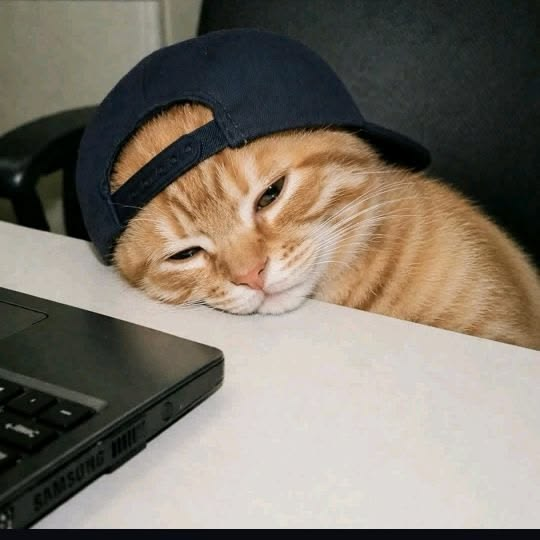
#> input picture assets/wallpaper_exploit.jpg, 540 x 540 px
$ python -i make_bg.py   (imports and definitions only)
#> lines starting #> are read from the running program, lines starting #| are printed output that depends on the picture
### app.py
"""app.py — time_is_money 打工人实时薪资钟 tkinter UI（v5 极简数显 · 方向A）。

- 视觉：纯色渐变底（无壁纸、无烘焙面板），Canvas 全绘制。标题行：日期状态（左）
  + ◐ 主题切换 / ⚙ 设置图标（右），主区超大等宽数字（整数/小数分字号），
  今日进度条把上班时间流逝可视化，底部三栏统计 + 细分隔线；
- 双主题：dark 暗夜极简（默认）/ light 清晨亮色，共享一套布局与组件结构；
  加班期切换红色警报调色板（压榨金额 + 加班时长条 + 结束加班按钮）；
- 无 Pillow 依赖：窗口任意拖拽缩放，布局按比例即时重排，渐变底逐帧重画；
  窗口圆角经 SetWindowRgn 裁剪（Win10/11 均可用）；
- 操作入口：⚙ 打开设置弹窗，◐ 切换主题，右键菜单含 主题 / 标记今天 / 设置；
- 月薪为机密：设置弹窗中默认以 • 掩码显示，可勾选「显示」临时查看；
- 休假两种模式：weekend=固定周末公休；free=周末照常上班。两种模式均可用
  设置日历或右键菜单「标记今天」按日标记调休/请假（调休重算秒薪，请假扣日薪）；
- 上班开始/结束用 Spinbox 时间选择控件（只读+循环滚动），非手输框；
- 单实例互斥体防多开；
- DPI 感知（SetProcessDpiAwareness）：125%/150% 系统缩放下按物理像素渲染，
  不再被 DWM 位图拉伸发虚；窗口尺寸/圆角按 scale 放大，字号按逻辑宽度取 pt，
  任意缩放下与 100% 的版式比例一致。

约束沿袭：单窗口单线程，全部刷新由 root.after(1000) 单循环驱动（R1）；
每 tick 用真实当前时刻重算（A10/R2）；tick 异常兜底（A11/R5）；公式一律调 money 纯函数；
config.json 固定位于本脚本目录、与 CWD 无关（A12）。

tag 契约：_render 与 _update_display/_set_status 依赖的 tag 名严格一致——
date / cap / amt_int / amt_dec / cd / fill / mark_c / sv0..sv2
（mark_l/mark_r 仅 render 静态写；缺失 = 静默冻结在初始文本）。
"""

import ctypes
import ctypes.wintypes
import json
import math
import os
import tkinter as tk
import tkinter.font as tkfont
import tkinter.messagebox
import winsound
from datetime import datetime

import money

# config schema 默认值（缺失 config 时进设置弹窗待保存）；旧版 config 自动补新字段
DEFAULT_CONFIG = {
    "monthly_salary": 10000.0,
    "work_start": "09:00",
    "work_end": "18:00",
    "holiday_mode": "weekend",  # weekend=固定周末公休 | free=自由假期
    "leaves": {                 # 分模式当月休假：{模式: {ISO 日期: "调休"/"请假"}}，互不影响
        "weekend": {},
        "free": {},
    },
    "payday": 15,
    "theme": "dark",
    "last_asked_date": "",
}

CONFIG_FILENAME = "config.json"
TICK_MS = 1000
_TICK_ERROR = "刷新异常：数据可能停更，请检查设置或重启程序"

# ---- 窗口与布局 ----
DEFAULT_WIN_W, DEFAULT_WIN_H = 348, 452
MIN_WIN_W, MIN_WIN_H = 300, 400

MODE_LABELS = {"weekend": "固定周末公休", "free": "自由假期（当月任选）"}

# 加班时长进度条满格刻度（4 小时）
OVERTIME_BAR_SECONDS = 4 * 3600


def compute_layout(w: int, h: int) -> dict:
    """按窗口尺寸比例计算全部绘制位置（比例沿用 v5 设计稿版式，
    并把日期行合并进标题行——系统标题栏已占用窗口顶端，画布内不再重复应用名）。"""
    m = max(14, int(w * 0.063))  # 左右边距（348 宽 ≈ 22px）
    span = w - 2 * m
    track_y = int(h * 0.735)
    return {
        "margin": m,
        "date": (m, int(h * 0.058)),                    # 日期/状态行（anchor w，标题行左）
        "icon_theme": (w - m - int(m * 1.4), int(h * 0.058)),  # ◐（anchor e）
        "icon_gear": (w - m, int(h * 0.058)),           # ⚙（anchor e）
        "cap": (w // 2, int(h * 0.300)),                # 主数字标题
        "amount": (w // 2, int(h * 0.418)),             # 主数字（int anchor e / dec anchor w）
        "cd": (w // 2, int(h * 0.538)),                 # 倒计时/副文案
        "btn": (w // 2, int(h * 0.622)),                # 结束加班按钮（仅压榨模式）
        "track": (m, track_y, w - m, track_y + 4),      # 进度条轨道
        "marks": track_y + 16,                          # 进度条刻度行 y
        "sep": int(h * 0.852),                          # 统计区分隔线 y
        "stat_xs": (m + span // 6, w // 2, w - m - span // 6),
        "stat_label_y": int(h * 0.885),
        "stat_value_y": int(h * 0.932),
    }


# 主题 = 完整外观 token。bg0/bg1 渐变端点；accent 主数字/进度条；
# dlg_*/field_*/btn_* 供设置与询问弹窗使用（弹窗不随压榨模式变色）。
THEMES = {
    "dark": {
        "label": "暗夜极简",
        "bg0": "#0E0F13", "bg1": "#171A21",
        "accent": "#7DB8FF", "ink": "#F5F5F7",
        "label_ink": "#9698A3", "faint": "#5C5F6A", "line": "#262A33",
        "dlg_bg": "#1C1E24", "field_bg": "#26282F", "field_fg": "#F5F5F7",
        "btn_bg": "#7DB8FF", "btn_fg": "#0F1216",
        "btn_active": "#99C6FF", "btn2_bg": "#2E3138", "btn2_fg": "#F5F5F7",
        "err": "#FF6B6B",
        "menu_bg": "#1C1E24", "menu_fg": "#F5F5F7",
        "menu_active_bg": "#7DB8FF", "menu_active_fg": "#0F1216",
        "menu_disabled": "#6B6E78",
    },
    "light": {
        "label": "清晨亮色",
        "bg0": "#F5F5F7", "bg1": "#FFFFFF",
        "accent": "#0A84FF", "ink": "#1D1D1F",
        "label_ink": "#6E6E73", "faint": "#AEAEB2", "line": "#E3E3E8",
        "dlg_bg": "#F5F5F7", "field_bg": "#FFFFFF", "field_fg": "#1D1D1F",
        "btn_bg": "#0A84FF", "btn_fg": "#FFFFFF",
        "btn_active": "#3395FF", "btn2_bg": "#E9E9EB", "btn2_fg": "#1D1D1F",
        "err": "#E02D2D",
        "menu_bg": "#F5F5F7", "menu_fg": "#1D1D1F",
        "menu_active_bg": "#0A84FF", "menu_active_fg": "#FFFFFF",
        "menu_disabled": "#B0B0B5",
    },
}
# 旧主题键 → 新变体观感最接近者（读取时迁移；运行期 _theme_key 不再映射）
LEGACY_THEME = {"midnight": "dark", "paper": "light", "glass": "light",
                "mint": "light", "amber": "light", "sky": "light"}

# 加班红色警报调色板（仅主画布渲染用；弹窗仍走主题 token）
ALERT_PALETTE = {
    "bg0": "#160B0C", "bg1": "#1D0F10",
    "accent": "#FF5252", "ink": "#F5F5F7",
    "label_ink": "#A98A8A", "faint": "#6E4A4A", "line": "#3A2224",
}

FONT_APP = ("Microsoft YaHei UI", 10)
FONT_APP_SMALL = ("Microsoft YaHei UI", 9)


# [5 lines left out: function _mix_hex, not called in this run]


# ---------------------------------------------------------------------------
# config.json 持久化（A12 / R4）
# ---------------------------------------------------------------------------

def config_path() -> str:
    """config.json 固定与 app.py 同目录，与 CWD 无关。"""
    return os.path.join(os.path.dirname(os.path.abspath(__file__)), CONFIG_FILENAME)


# [69 lines left out: functions load_config, save_config, not called in this run]


# ---------------------------------------------------------------------------
# 主窗口
# ---------------------------------------------------------------------------

class PayClockApp:
    """自绘标题栏 + 实时收入主界面 + 设置弹窗 + 下班询问 + 红色压榨模式。"""

    # [143 lines left out: functions __init__, _build_ui, _apply_window_chrome, _mark_today, _unmark_today, _theme_key, not called in this run]

    def _tokens(self) -> dict:
        """当前主题 token（弹窗/菜单配色用，不随压榨模式变色）。"""
        return THEMES[self._theme_key()]

    # [394 lines left out: functions _ui, _make_fonts, _on_theme_toggle, _on_theme_change, _styled_menu, _build_context_menu and 9 more, not called in this run]

    def _on_mode_change(self) -> None:
        self._rebuild_calendar()

    # [89 lines left out: functions _on_save, _tick, _tick_once, _on_date_rollover, _refresh_month_cache, not called in this run]

    def _is_workday(self, d) -> bool:
        return money.is_workday(d, self.cfg["leaves"].get(self.cfg["holiday_mode"], {}),
                                self.cfg["holiday_mode"])

    # ---------------- 每秒显示更新 ----------------

    @staticmethod
    def _fmt(v: float) -> str:
        return f"{v:,.2f}"

    # [20 lines left out: functions _set_amount, _set_fill, not called in this run]

    def _date_text(self, now: datetime, state: str) -> str:
        return f"{now.month}月{now.day}日 周{'日一二三四五六'[now.weekday()]} · {state}"

    # [160 lines left out: functions _update_display, _check_off_work, _mark_asked, _play_alert, _open_ask_dialog, _close_ask_dialog, not called in this run]

    def _on_ask_dismissed(self) -> None:
        self._mark_asked()       # 不加班 & 直接关窗均视为已答复
        self._close_ask_dialog()

    # ---------------- 加班（红色压榨）模式（A8）----------------

    # [67 lines left out: functions _on_accept_overtime, _on_end_overtime, _set_status, _clear_status, _acquire_single_instance_lock, _enable_dpi_awareness and 1 more, not called in this run]


# [2 lines that do not run on import are left out]

### money.py
"""money.py — time_is_money 纯薪资/日期/时间逻辑模块（BATCH-001）。

约束（见 pi-tasks/time-is-money/batches/BATCH-001.md 与 MASTER_PLAN §4 A1–A8）：
- 仅标准库 datetime / calendar / math / re；零文件 IO、零全局可变状态、零 UI；
- 不 import tkinter / winsound / threading / subprocess / os / json；
- 所有 assert 自检位于 `if __name__ == "__main__":` 守卫内，
  `import money` 无任何副作用与输出。

语义锚点（MASTER_PLAN + leaves 规格 §2/§12）：
- A1 周末 = 周六+周日（weekday() >= 5）；weekend 模式工作日 = 周一至周五
- A1b free 自由假期模式：周末照常上班，仅 leaves 标记日休息（调休/请假均休息）
- A1c 法定节假日表（2026，国办发明电〔2025〕7号）：weekend 模式下法定节休视为公休、
  补班周末视为工作日；free 模式不受节日表影响（自由排班自行决定）
- A2 调休进秒薪分母（重算秒薪、月薪守恒）；请假不进分母（扣当日日薪）；D ≤ 0 报错
- A2b 日薪 = 月薪 / D（D = 应出勤天数 = base − 调休数）
- A3 同一天 HH:MM 且 start < end
- A4 payday 超月天数取月末 clamp
- A5 今日计薪：t<start → 0；start≤t<end → t−start；t≥end → 封顶
- A6 本月已赚 = 1 日至昨日工作日整日 + 今日 A5 截断
- A8 压榨 origin = max(overtime_start 当日下班时刻, overtime_start)
"""

import calendar
import math
import re
from datetime import date, datetime, time, timedelta

__all__ = [
    "validate",
    "LEAVE_TYPES",
    "month_days",
    "month_weekend_days",
    "month_base_workdays",
    "fixed_rest_iso",
    "month_paid_days",
    "daily_salary",
    "daily_work_seconds",
    "is_workday",
    "per_second_salary",
    "today_paid_seconds",
    "earned_today",
    "month_paid_seconds",
    "earned_this_month",
    "next_payday",
    "days_until_payday",
    "overtime_seconds",
    "exploited_amount",
]


# ---------------------------------------------------------------------------
# 内部解析工具
# ---------------------------------------------------------------------------

# [28 lines left out: functions _parse_hm_minutes, _hm_to_time, _adjacent_months, not called in this run]


def _payday_in_month(y: int, m: int, payday: int) -> int:
    """A4：payday 超过当月天数时 clamp 到月末。"""
    return min(payday, month_days(y, m))


# ---------------------------------------------------------------------------
# 基础日历/时间函数
# ---------------------------------------------------------------------------

def month_days(y: int, m: int) -> int:
    """当月天数。"""
    return calendar.monthrange(y, m)[1]


# [4 lines left out: function month_weekend_days, not called in this run]


# ---------------------------------------------------------------------------
# 法定节假日表（按年组织；缺失年份不识别节日，退化为纯周末口径）
# ---------------------------------------------------------------------------

def _date_range(y: int, m1: int, d1: int, m2: int, d2: int) -> list[date]:
    """闭区间 [y-m1-d1, y-m2-d2] 的日期列表。"""
    start = date(y, m1, d1)
    return [start + timedelta(i) for i in range((date(y, m2, d2) - start).days + 1)]


# 放假区间 (月, 日, 月, 日)；来源：国办发明电〔2025〕7号（2026 年安排）
_STATUTORY_SPANS = {
    2026: [(1, 1, 1, 3), (2, 15, 2, 23), (4, 4, 4, 6), (5, 1, 5, 5),
           (6, 19, 6, 21), (9, 25, 9, 27), (10, 1, 10, 7)],
}

# 法定调休补班的周末（按工作日对待）
_STAT_WORK = {
    2026: frozenset({"2026-01-04", "2026-02-14", "2026-02-28",
                     "2026-05-09", "2026-09-20", "2026-10-10"}),
}

_STAT_REST = {year: frozenset(d.isoformat() for m1, d1, m2, d2 in spans
                              for d in _date_range(year, m1, d1, m2, d2))
              for year, spans in _STATUTORY_SPANS.items()}


def _stat_rest_iso(d: date) -> bool:
    """d 是否为法定节休（仅限已收录年份，当前为 2026）。"""
    return d.isoformat() in _STAT_REST.get(d.year, frozenset())


def daily_work_seconds(start_hm: str, end_hm: str) -> int:
    """每日工作秒数 = (end − start) 秒（A3：同一天，start < end）。"""
    return (_parse_hm_minutes(end_hm) - _parse_hm_minutes(start_hm)) * 60


LEAVE_TYPES = ("调休", "请假")


# [209 lines left out: functions _month_leave_count, is_workday, month_base_workdays, fixed_rest_iso, month_paid_days, validate and 7 more, not called in this run]


def days_until_payday(today: date, payday: int) -> int:
    """距发薪日天数（当天 = 0）。"""
    return (next_payday(today, payday) - today).days


# [6 lines left out: function overtime_seconds, not called in this run]


def exploited_amount(pss: float, now: datetime, end_hm: str, overtime_start: datetime) -> float:
    """老板压榨金额 = 秒薪 × 加班累计秒数。"""
    return pss * overtime_seconds(now, end_hm, overtime_start)


# ---------------------------------------------------------------------------
# 自检（仅在脚本直跑时执行；import money 无副作用、无输出）
# ---------------------------------------------------------------------------

# [228 lines that do not run on import are left out]

### make_bg.py
"""make_bg.py — 背景烘焙工具（壁纸 → 毛玻璃/暗黑背景 PNG）。

- CLI：`python make_bg.py` 按默认窗口尺寸重新生成 assets/bg_midnight.png / bg_paper.png /
  bg_glass.png 与 assets/bg_exploit.png；
- app.py 在窗口缩放时会实时调用 bake_glass()/bake_dark() 重烘焙（防抖后触发），
  因此「任意拖动缩放」需要 Pillow；未安装时 app 回退为固定尺寸 + 预生成背景。
"""

import io
import os

from PIL import Image, ImageDraw, ImageEnhance, ImageFilter, ImageOps

BASE = os.path.dirname(os.path.abspath(__file__))

# —— 三主题材质参数（edge/hilite 为实色，α 已按面底换算）——
THEME_BAKE = {
    "midnight": {  # 壁纸压暗 + 渐晕 + 暗玻璃面板
        "brightness": 0.5, "vignette_alpha": 110,
        "panel_blur": 22, "tint": (15, 17, 22), "tint_alpha": 132,
        "edge": (110, 115, 126), "hilite": (140, 146, 158),
    },
    "paper": {     # 壁纸强模糊白化 + 近实白卡片
        "blur": 26, "wash": 0.78,
        "tint": (255, 255, 255), "tint_alpha": 184,
        "edge": (232, 232, 235), "shadow_alpha": 26,
    },
    "glass": {     # 壁纸原样 + 白玻璃面板 + 顶/底窄渐晕
        "top_bottom_alpha": 70,
        "panel_blur": 20, "tint": (255, 255, 255), "tint_alpha": 117,
        "edge": (244, 244, 246), "hilite": (255, 255, 255),
    },
}
RADIUS = 24


def _png_bytes(img: Image.Image, fmt: str = "PNG") -> bytes:
    buf = io.BytesIO()
    if fmt == "PNG":
        # compress_level=1：编码速度优先（实时重烘焙用），体积换速度
        img.save(buf, format="PNG", compress_level=1)
    else:  # PPM 无压缩：编码近似 memcpy，tk 解码也快（拖动实时烘焙用）
        img.save(buf, format="PPM")
    return buf.getvalue()


# 已解码壁纸缓存：JPEG 解码 ~16ms/次，拖动中每次重烘都读盘是最大浪费之一；
# 以 (路径, mtime) 为键，换壁纸自动失效
_SRC_CACHE: dict[str, tuple[float, Image.Image]] = {}


def _get_src(src: str) -> Image.Image:
#> called with src = 'assets/wallpaper_exploit.jpg'
    mtime = os.path.getmtime(src)
    hit = _SRC_CACHE.get(src)
    if hit is None or hit[0] != mtime:
        _SRC_CACHE[src] = (mtime, Image.open(src).convert("RGB"))
    return _SRC_CACHE[src][1]
#> returned value is the input picture: PIL image 540x540 RGB; mean R, G, B 125.2, 117.3, 105.9


def _fit(src: str, size: tuple[int, int]) -> Image.Image:
    return ImageOps.fit(_get_src(src), size)
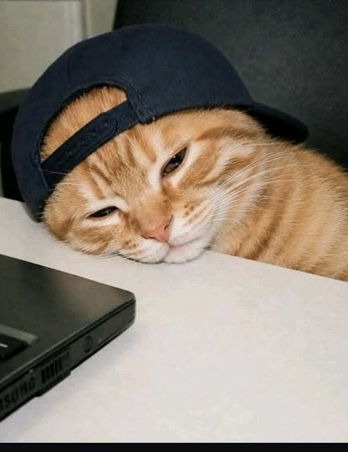
#> returned value: PIL image 348x452 RGB; mean R, G, B 135.9, 126.2, 114.4


# [87 lines left out: functions _radial_vignette, _band_scrims, _paste_panel, bake_glass, not called in this run]


def bake_dark(src: str, size: tuple[int, int], fmt: str = "PNG") -> bytes:
    """加班暗黑背景：模糊压暗 + 8% 暗红（三主题通用）。"""
    base = _fit(src, size).filter(ImageFilter.GaussianBlur(10))
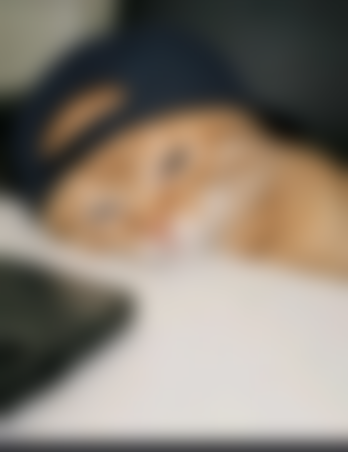
#> base: PIL image 348x452 RGB; mean R, G, B 135.6, 125.9, 114.1
    base = Image.blend(base, Image.new("RGB", size, (0, 0, 0)), 0.58)
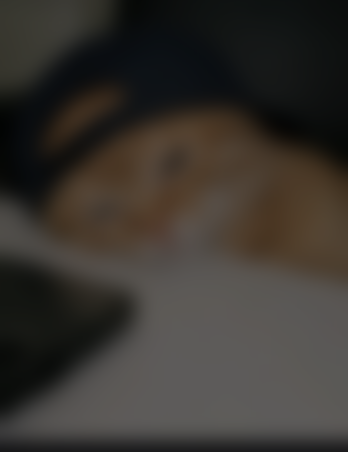
#> base: PIL image 348x452 RGB; mean R, G, B 56.4, 52.4, 47.4
    return _png_bytes(Image.blend(base, Image.new("RGB", size, (60, 0, 0)), 0.08), fmt)


def main() -> None:
    import app  # 布局比例的唯一来源（CLI 延迟导入，避免与 app 的懒加载成环）
    size = (app.DEFAULT_WIN_W, app.DEFAULT_WIN_H)
    lay = app.compute_layout(*size)
    src_main = os.path.join(BASE, "assets", "wallpaper.jpg")
    names = []
    for theme in app.THEMES:
        if theme not in THEME_BAKE:
            continue  # 过渡期 app.THEMES 可能还是旧键（键迁移后不再发生）
        out = os.path.join(BASE, "assets", f"bg_{theme}.png")
        open(out, "wb").write(
            bake_glass(src_main, size, [lay["main"], lay["stats"]], theme))
        names.append(os.path.basename(out))
    src_exp = os.path.join(BASE, "assets", "wallpaper_exploit.jpg")
    if os.path.exists(src_exp):
        open(os.path.join(BASE, "assets", "bg_exploit.png"), "wb").write(
            bake_dark(src_exp, size))
        names.append("bg_exploit.png")
    old = os.path.join(BASE, "assets", "bg.png")
    if names and any(n.startswith("bg_") and n != "bg_exploit.png"
                     for n in names) and os.path.exists(old):
        os.remove(old)  # 只有生成过主题替代文件才退役旧背景
    print(f"OK {', '.join(names)} {size}")


# [2 lines not run here, left out]

>>> result = main()
